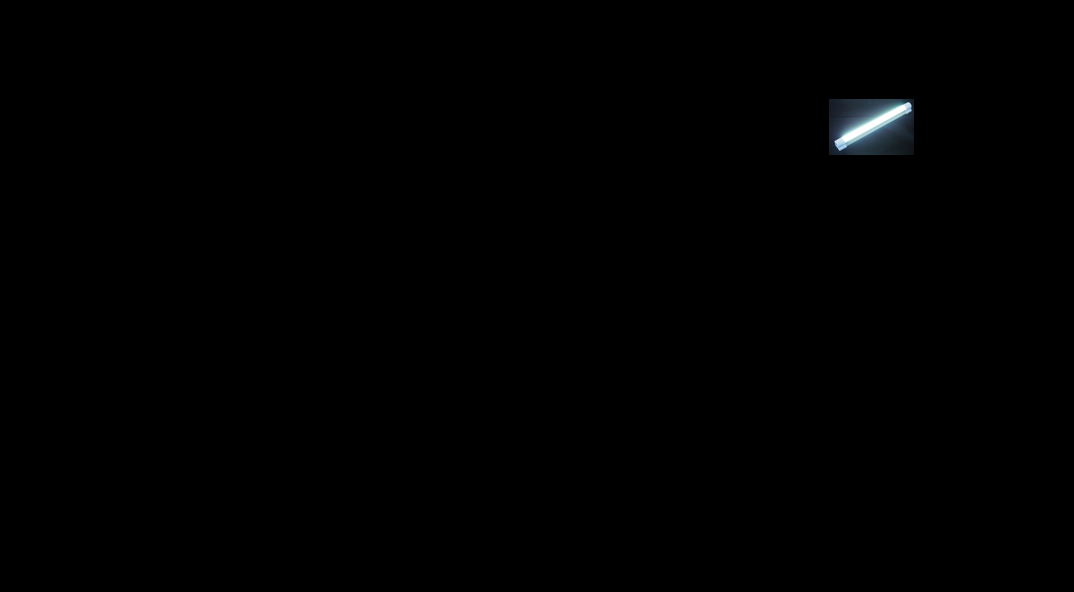
#> input picture graduation_research/raspi/opencv/pictures/led_small.png, 1074 x 592 px
$ python hough.py
#> lines starting #> are read from the running program, lines starting #| are printed output that depends on the picture; after the words box and inside, x2 and y2 are one past the last pixel; in counts of white or black regions, pixels touching at a corner belong together; long printed decimals are rounded
import cv2
import numpy as np
import math

img = cv2.imread("./pictures/led_small.png")
#> img is the input picture: shape (592, 1074, 3); mean B, G, R 0.8, 0.7, 0.6

# グレースケールに変換する。
gray = cv2.cvtColor(img, cv2.COLOR_BGR2GRAY)

# Canny 法で2値化する。
#edges = cv2.Canny(gray, 10, , L2gradient=True)
#cv2.imshow('result_hough.png',edges)
ret, edges = cv2.threshold(gray, 250, 255, cv2.THRESH_BINARY)
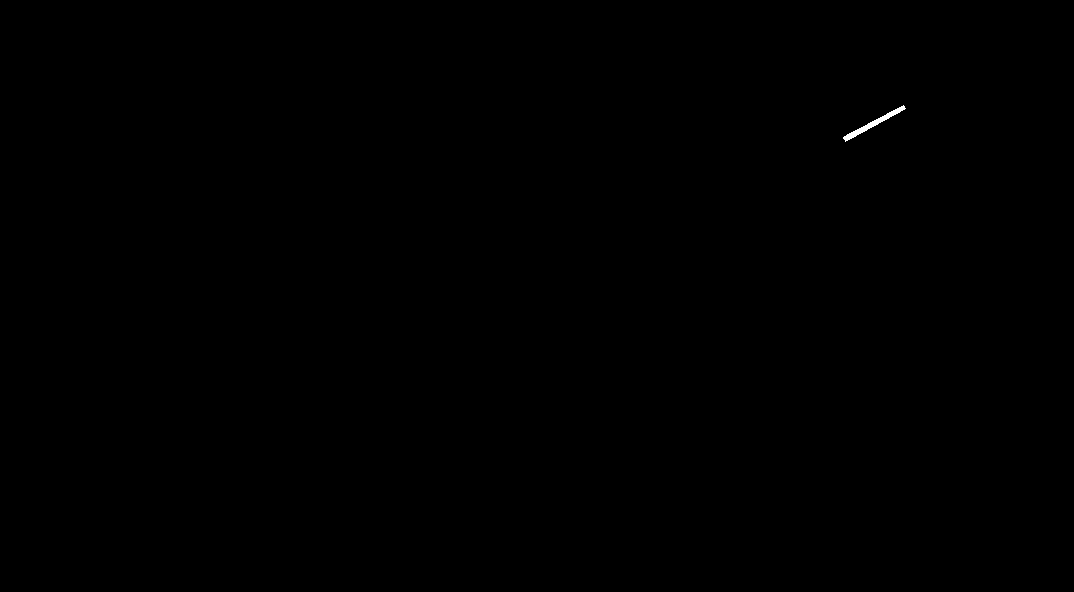
#> edges: shape (592, 1074); 0.06% white; 1 white region, box (x1, y1, x2, y2) and area: (843, 105, 906, 142) 357


pi = np.pi

# ハフ変換で直線検出する。
lines = cv2.HoughLines(edges, 1, pi / 180, 60)
#> lines = [[493, 1.12], [556, 1.03], [480, 1.13], [531, 1.06], [520, 1.08], [507, 1.1], [567, 1.01], [544, 1.05], [517, 1.08], [467, 1.15]]
for line in lines:
    for rho, theta in line:
        a = np.cos(theta)
        b = np.sin(theta)
        x0 = a*rho
        y0 = b*rho
        x1 = int(x0 + 1000*(-b))
        y1 = int(y0 + 1000*(a))
        x2 = int(x0 - 1000*(-b))
        y2 = int(y0 - 1000*(a))


        cv2.line(img,(x1,y1),(x2,y2),(0,0,255),2)
        radian = math.atan2(y2-y1, x2-x1)
        theta = radian*180/pi
        print(theta)
        if(radian!=0):
            radian = math.degrees(pi/radian)
            #print("radian:"+ str(radian))
        else:
            radian=0
#> this loop made 10 passes
#| -26.027
#| -30.993
#| -25.001
#| -28.988
#| -27.988
#| -26.988
#| -31.996
#| -29.976
#> (further printed lines are left out)
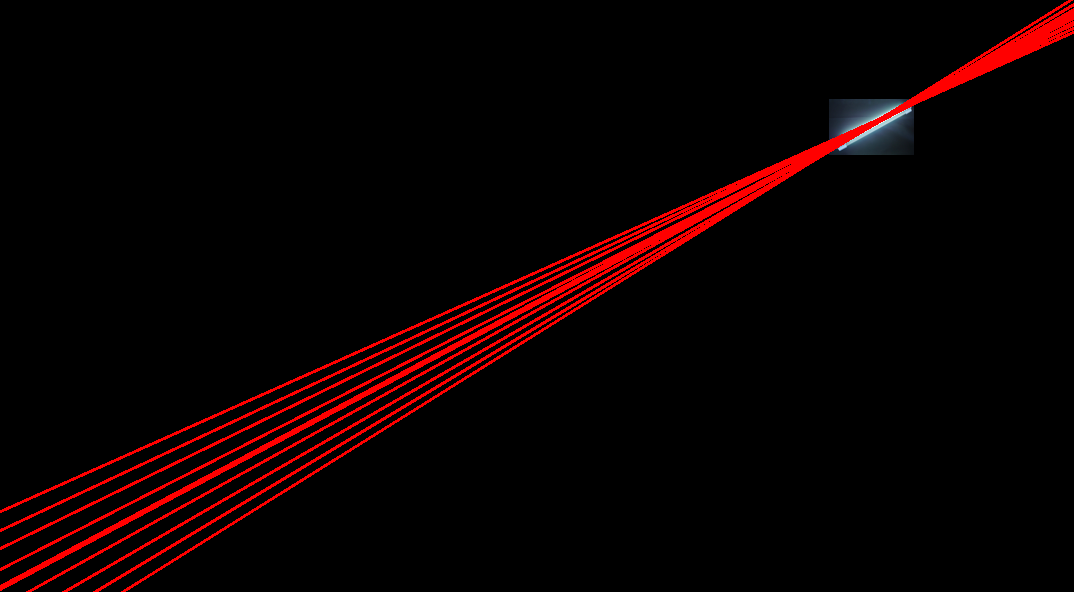
#> img: shape (592, 1074, 3); 4.51% of pixels changed, all inside (x1, y1, x2, y2) = (0, 0, 1074, 592)

cv2.imwrite('./pictures/result_hough.png', img)

$ run again, with graduation_research/raspi/opencv/pictures/base_10.png copied over graduation_research/raspi/opencv/pictures/led_small.png
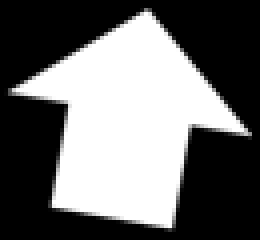
#> input picture graduation_research/raspi/opencv/pictures/base_10.png, 65 x 60 px (shown 4 times larger)
#> img is the input picture: shape (60, 65, 3); min 0, max 255, mean 107.9
#> `ret, edges = cv2.threshold(gray, 250, 255, cv2.THRESH_BINARY)`:
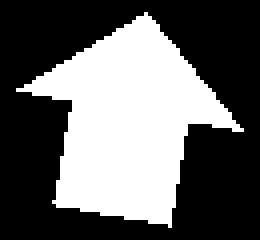
#> edges: shape (60, 65) (shown 4 times larger); 39.1% white; 1 white region, box (x1, y1, x2, y2) and area: (4, 3, 61, 57) 1525
#> lines = [[45, 0.785], [47, 0.785], [42, 0.785], [49, 0.785], [4, 2.36], [6, 2.36], [52, 0.785], [17, 1.82], [8, 2.36]]
#> the loop `for line in lines:` made 9 passes
#> (printed output is left out)
#> after the loop `for line in lines:`:
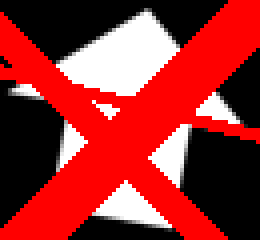
#> img: shape (60, 65, 3) (shown 4 times larger); mean B, G, R 44.6, 44.6, 152.7
